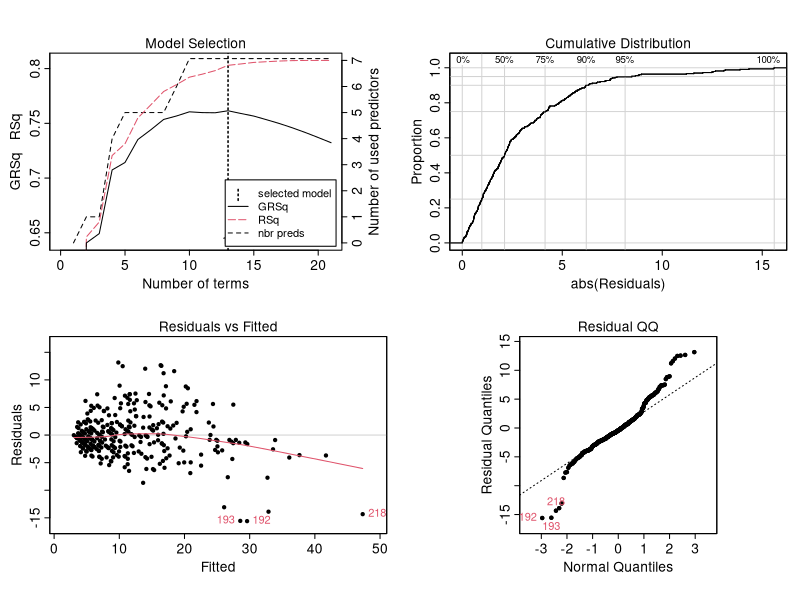
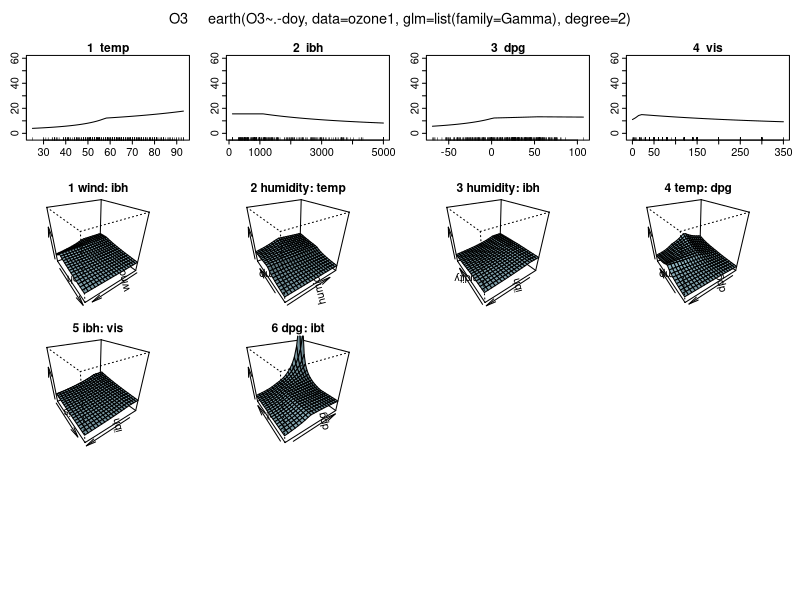
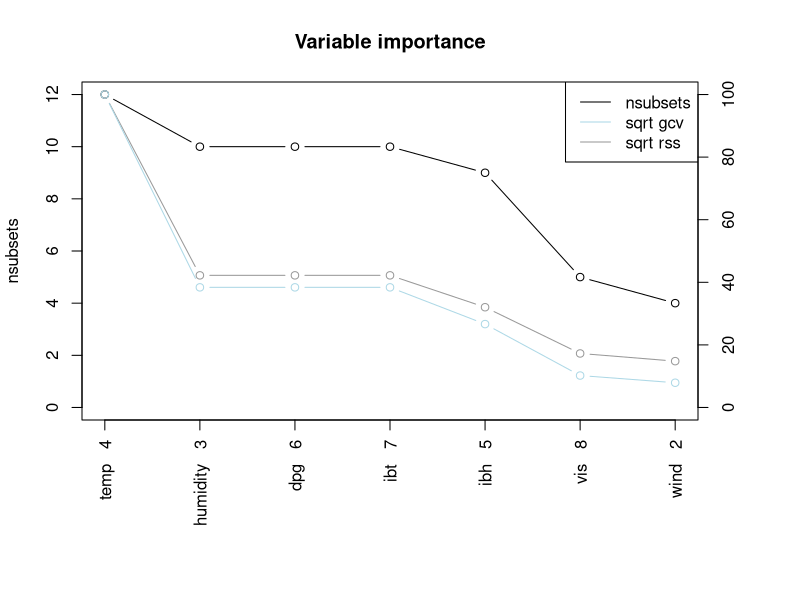
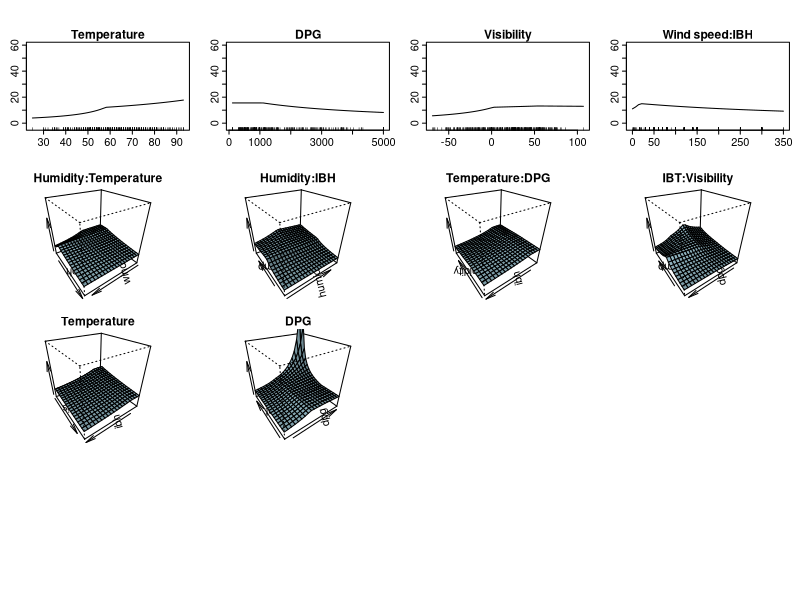
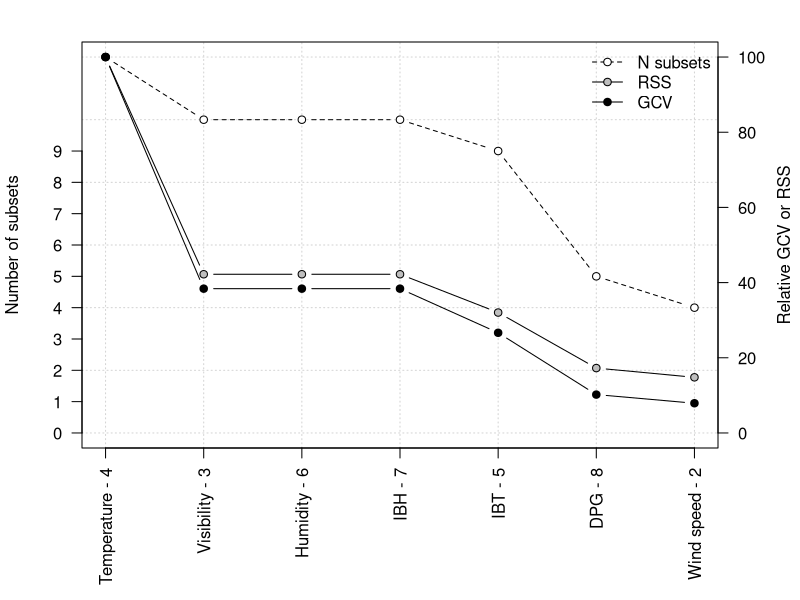
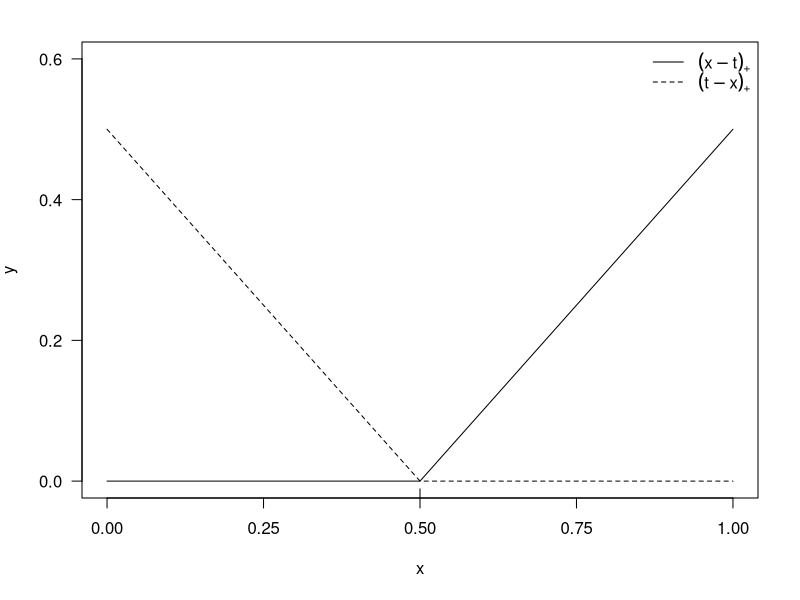

The R source for these figures, in order:
## Chapter 9 DPER Numerical Book
##
## MARS example

## load the 'earth' package
require("earth")

## load the Ozone data
data(ozone1)
## look at the first few data points
head(ozone1)

## fit a MARS model allowing one-way interactions
mod <- earth(O3 ~ . - doy, data = ozone1, degree = 2,
             glm = list(family = Gamma))
mod

## model summary, including the coefficients
summary(mod)

## Model diagnostics plot
plot(mod, legend.pos = "bottomright", caption = "")

## plot each fitted functions holding other terms at their medians
plotmo(mod, nrug = -1)

## plot variable importance
plot(evimp(mod), type.nsubsets = "b", x.legend = "topright",
     type.gcv = "b", type.rss = "b", col.gcv = "lightblue")

## Figure for paper: plot model terms
plotmo(mod, nrug = -1, caption = "",
       main = c("Temperature","DPG","Visibility","Wind speed:IBH",
       "Humidity:Temperature","Humidity:IBH","Temperature:DPG",
       "IBT:Visibility"), trace = FALSE)

## Figure for paper: Variable importance
varimp <- evimp(mod)
class(varimp) <- c(class(varimp), "matrix")
xvals <- seq_len(nrow(varimp))
varimp <- data.frame(varimp)
max.subsets <- varimp[1, "nsubsets"]
op <- par(mar = c(7.5,4,2,4) + 0.1)
plot(nsubsets ~ xvals, data = varimp, type = "n",
     ylim = c(0, max.subsets), axes = FALSE, ann = FALSE)
grid()
lines(nsubsets ~ xvals, data = varimp, type = "b", pch = 21,
      col = "black", bg = "white", lty = "dashed")
lines(max.subsets * rss/100 ~ xvals, data = varimp, type = "b", pch = 21,
      col = "black", bg = "grey", lty = "solid")
lines(max.subsets * gcv/100 ~ xvals, data = varimp, type = "b", pch = 21,
      col = "black", bg = "black", lty = "solid")
## axes
axis(side = 2, at = 0:9, las = 2)
labs <- c("Temperature", "Visibility", "Humidity", "IBH", "IBT", "DPG",
          "Wind speed")
labs <- paste(labs, varimp$col, sep = " - ")
axis(side = 1, at = xvals, labels = labs, las = 3)
axis(side = 4, at = seq(0, 1, by = 0.2) * max.subsets,
     labels = seq(0, 100, by = 20), las = 2)
box()
## titles
title(ylab = "Number of subsets")
mtext(side = 4, srt = 0, text = "Relative GCV or RSS", line = 2.8,
      cex = par("cex.axis"))
## legend
legend("topright", legend = c("N subsets", "RSS", "GCV"),
       pch = 21, pt.bg = c("white","grey","black"),
       lty = c("dashed", rep("solid", 2)),
       bty = "n")
par(op)

## Figure showing reflected pairs
pos.pair <- function(x, t) ifelse(x >= t, x - t, 0)
neg.pair <- function(x, t) ifelse(x <= t, t - x, 0)
x <- seq(0, 1, by = 0.1)
op <- par(mar = c(5,4,2,2) + 0.1)
plot(pos.pair(x, t = 0.5) ~ x, type = "l", ylim = c(0,0.6),
     ylab = expression(y), xlab = expression(x), axes = FALSE)
lines(neg.pair(x, t = 0.5) ~ x, type = "l", lty = "dashed")
axis(side = 1, at = seq(0, 1, by = 0.25))
axis(side = 2, at = seq(0, 0.7, by = 0.2), las = 2)
rug(x = 0.5, lwd = 1, ticksize = 0.02)
box()
legend("topright",
       legend = c(expression(group("(", x - t, ")")["+"]),
       expression(group("(", t - x, ")")["+"])),
       lty = c("solid", "dashed"), bty = "n")
par(op)
